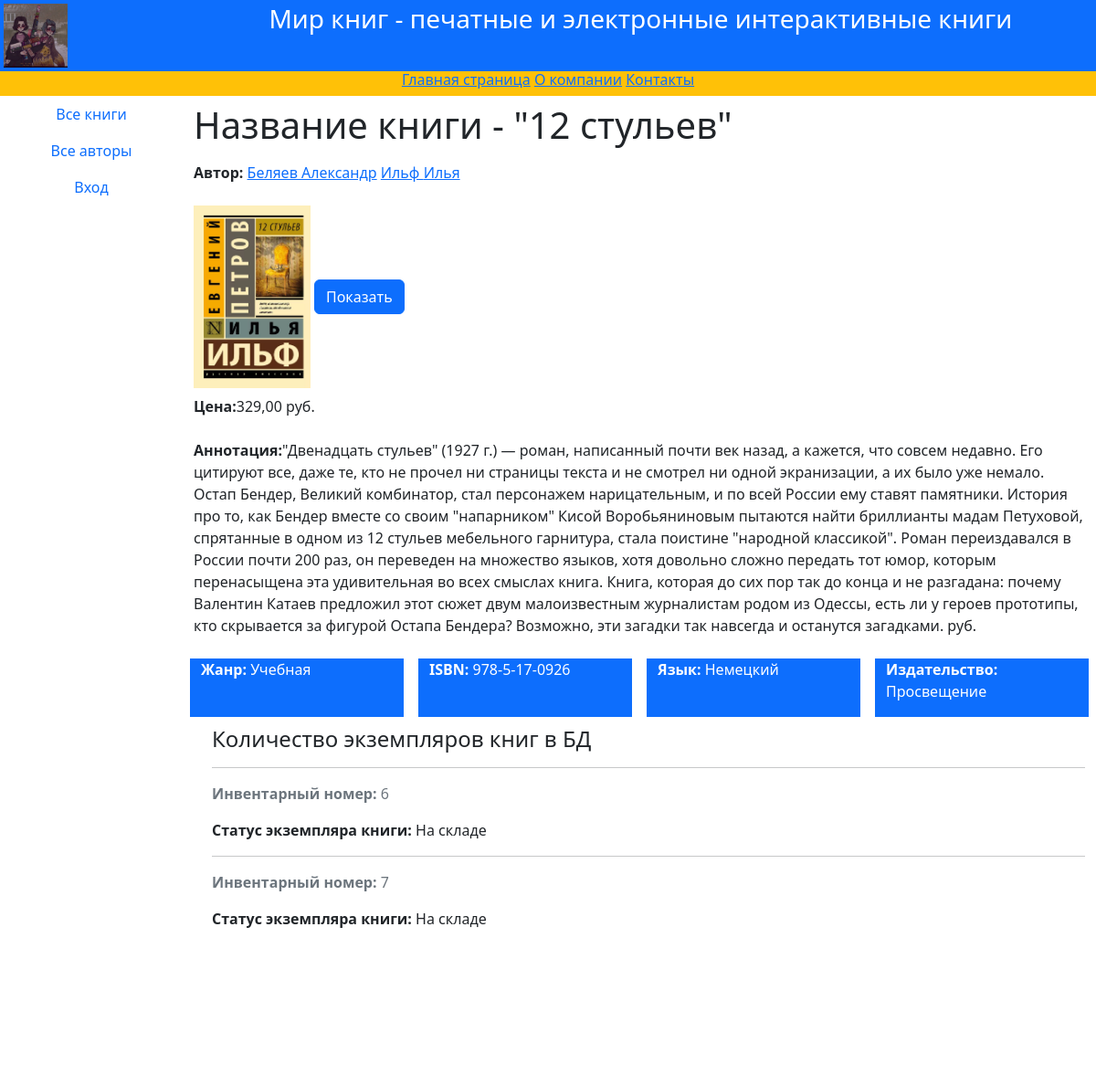
Before: /books/4/ with the older database file.
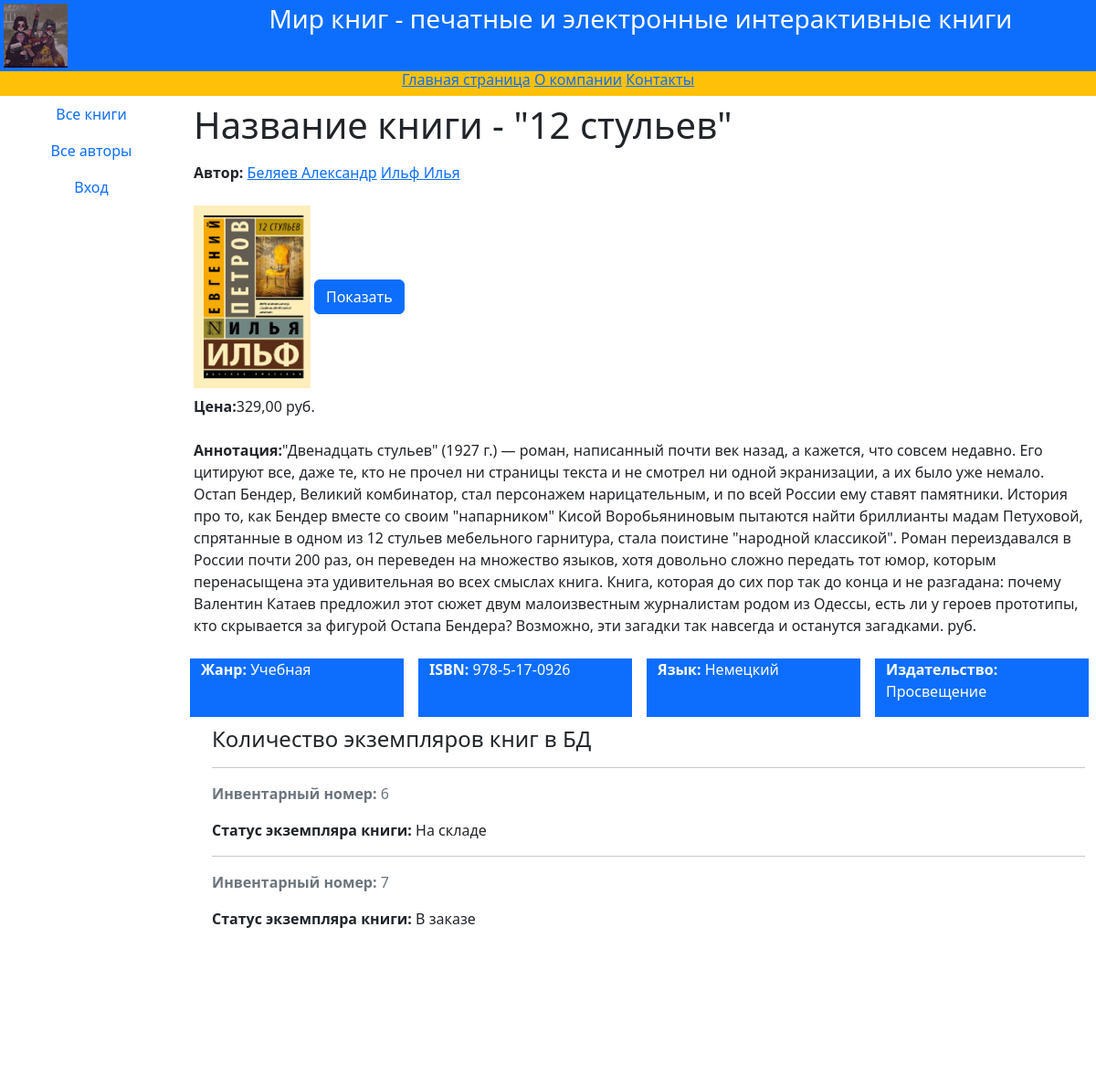
After: the same page with the newer database file.
### catalog/models.py (models this page shows, shortened)
class Book(models.Model):
    title = models.CharField(max_length=200, help_text="Введите название книги", verbose_name="Название книги")
    genre = models.ForeignKey('Genre', on_delete=models.CASCADE, help_text="Введите жанр для книги",
                              verbose_name="Жанр книги", null=True)
    language = models.ForeignKey('Language', on_delete=models.CASCADE, help_text="Введите язык книги",
                                 verbose_name="Язык книги", null=True)
    publisher = models.ForeignKey('Publisher', on_delete=models.CASCADE, help_text="Выберите издательство",
                                  verbose_name="Издательство", null=True)
    year = models.CharField(max_length=4, help_text="Введите год издания", verbose_name="Год издания")
    author = models.ManyToManyField('Author', help_text="Выберите автора (авторов) книги",
                                    verbose_name="Автор (авторы) книги")
    summary = models.TextField(max_length=1000, help_text="Введите краткое описание книги",
                               verbose_name="Аннотация книги")
    isbn = models.CharField(max_length=13, help_text="Должно содержать 13 символов", verbose_name="ISBN книги")
    price = models.DecimalField(decimal_places=2, max_digits=7, help_text="Введите цену книги",
                                verbose_name="Цена (руб.)")
    photo = models.ImageField(upload_to='images', help_text="Введите изображение обложки",
                              verbose_name="Изображение обложки")
    objects = models.Manager()
    def display_author(self):
        return ', '.join([author.last_name for author in self.author.all()])
    display_author.short_description = 'Авторы'

class Author(models.Model):
    first_name = models.CharField(max_length=100, help_text="Введите имя автора", verbose_name="Имя автора")
    last_name = models.CharField(max_length=100, help_text="Введите фамилию автора", verbose_name="Фамилия автора")
    date_of_birth = models.DateField(help_text="Введите дату рождения", verbose_name="Дата рождения",
                                     null=True, blank=True)
    about = models.TextField(help_text="Введите сведения об авторе", verbose_name="Сведения об авторе")
    photo = models.ImageField(upload_to='images', help_text="Введите фото автора", verbose_name="Фото автора",
                              null=True, blank=True)
    objects = models.Manager()

class Genre(models.Model):
    name = models.CharField(max_length=200, help_text=" Введите жанр книги", verbose_name="Жанр книги")
    def __str__(self):
        return self.name

class Language(models.Model):
    name = models.CharField(max_length=20, help_text=" Введите язык книги", verbose_name="Язык книги")
    def __str__(self):
        return self.name

class Publisher(models.Model):
    name = models.CharField(max_length=20, help_text=" Ввкдите наименование издательства", verbose_name="Издательство")
    def __str__(self):
        return self.name

class BookInstance(models.Model):
    book = models.ForeignKey('Book', on_delete=models.CASCADE, null=True)
    inv_nom = models.CharField(max_length=20, help_text="Введите инвентраный номер экземпояра",
                               verbose_name="Инвентарный номер", null=True)
    status = models.ForeignKey('Status', on_delete=models.CASCADE, help_text="Изменить состояние экземпляра",
                               verbose_name="Статус экземпляра книги", null=True)
    due_back = models.DateField(help_text="Введите конец срока статуса", verbose_name="Дата окончания статуса",
                                null=True, blank=True)
    borrower = models.ForeignKey(User, on_delete=models.SET_NULL, null=True, blank=True,
                                 verbose_name="Заказчик", help_text="Выберите заказчика книги")
    objects = models.Manager()
    class Meta:
        ordering = ["-due_back"]

class Status(models.Model):
    name = models.CharField(max_length=20, help_text="Введите статус экземпляра книги",
                            verbose_name="Статус экземпляра книги")
    def __str__(self):
        return self.name

### catalog/views.py (the view)
# urls.py: path('books/<int:pk>/', views.BookDetailView.as_view(), name='book-detail'),
class BookDetailView(DetailView):
    model = Book
    context_object_name = ('book')

### templates/catalog/book_detail.html
{% extends "catalog/base.html" %}
{% block content %}
<div class="container text-start">
    <div class="row my-2">
        <h1>Название книги - "{{ book.title }}"</h1>
    </div>
    <div class="row my-2">
        <p><strong>Автор: </strong>
        {% for author in book.author.all %}
        <a href="/author/{{author.id}}">{{ author.last_name }}  {{ author.first_name }}</a>
        {% endfor %}
        </p>
    </div>
    <img src="{{ book.photo.url }}" alt="connect" style="max-height:200px">
    <a href="{{ book.photo.url }}" class="btn btn-primary" target="_blank">Показать</a>
    <div class="row my-2">
        <div class="col">
            <p><strong>Цена:</strong>{{ book.price }} руб.</p>
        </div>
    </div>
    <div class="row my-2">
        <div class="col">
            <p><strong>Аннотация:</strong>{{ book.summary }} руб.</p>
        </div>
    </div>
    <div class="row my-2">
        <div class="col mx-2 bg-primary text-white">
            <p><strong>Жанр: </strong>{{ book.genre }}</p>
        </div>
        <div class="col mx-2 bg-primary text-white">
            <p><strong>ISBN: </strong>{{ book.isbn }}</p>
        </div>
        <div class="col mx-2 bg-primary text-white">
            <p><strong>Язык: </strong>{{ book.language }}</p>
        </div>
        <div class="col mx-2 bg-primary text-white">
            <p><strong>Издательство: </strong>{{ book.publisher }}</p>
        </div>
    </div>
    <div style="margin-left:20px; margin-top:10px;">
        <h4>Количество экземпляров книг в БД</h4>
        {% for copy in book.bookinstance_set.all %}
        <hr>
        <p class="text-muted"><strong>Инвентарный номер: </strong>{{ copy.id }}</p>
        <p class="success"><strong>Статус экземпляра книги: </strong>{{ copy.status }}</p>
        {% endfor %}
    </div>
</div>
{% endblock %}

### templates/catalog/base.html (shortened to what this page needs)
<!DOCTYPE html>
<html lang="en">
<head>
    {% load static %}
    <link rel="stylesheet" href="/static/css/bootstrap.min.css">
</head>
<body>
<div class="container-fluid p-1 bg-primary text-white text-center">
    <div class="row">
        <div class="col-2 text-start">
            <img src="{% static 'images/icon_1.jpg' %}" alt="load" width="70" height="70">
        </div>
        <div class="col-10">
            <h3>Мир книг - печатные и электронные интерактивные книги</h3>
        </div>
    </div>
</div>
<div class="container-fluid">
    <div class="row bg-warning text-center">
        <h6>
            <a href="{% url 'index' %}">Главная страница</a>
            <a href="{% url 'about' %}">О компании</a>
            <a href="{% url 'contact' %}">Контакты</a>
        </h6>
    </div>
</div>
<div class="container-fluid">
    <div class="row text-center text-body">
        <div class="col-2">
            {% block sidebar %}
            <nav class="nav flex-column">
                <a href="{% url 'books-list' %}" class="nav-link">Все книги</a>
                <a href="{% url 'authors-list' %}" class="nav-link">Все авторы</a>
                {% if user.is_authenticated %}
                    <a href="{% url 'logout' %}?next={{ request.path }}" class="nav-link">Выход</a>
                    <div>Вошел: {{ user.get_username }}</div>
                    <a class="nav-link" href="{% url 'edit_authors' %}">Редактор авторов</a>
                    <a class="nav-link" href="{% url 'edit_books' %}">Редактор книг</a>
                    <a class="nav-link" href="{% url 'my-borrowed' %}">Мои заказы</a>
                {% else %}
                    <a href="{% url 'login' %}?next={{ request.path }}" class="nav-link">Вход</a>
                {% endif %}
            </nav>
            {% endblock %}
        </div>
        <div class="col-10">
            <div class="row text-center">
                {% block content %}
                {% endblock %}
            </div>
        </div>
    </div>
</div>
<div class="container-fluid">
    <div class="row bg-info text-center text-dark small lh-sm pt-2 my-2">
        {% block footer %}
        <p>Copyright OOO "Интелектуальные информационные системы", 2023. Все права защищены</p>
        {% endblock %}
    </div>
</div>
</body>
</html>

Changed rows visible on the page:
changed BookInstance id 7: status "На складе" → "В заказе"
